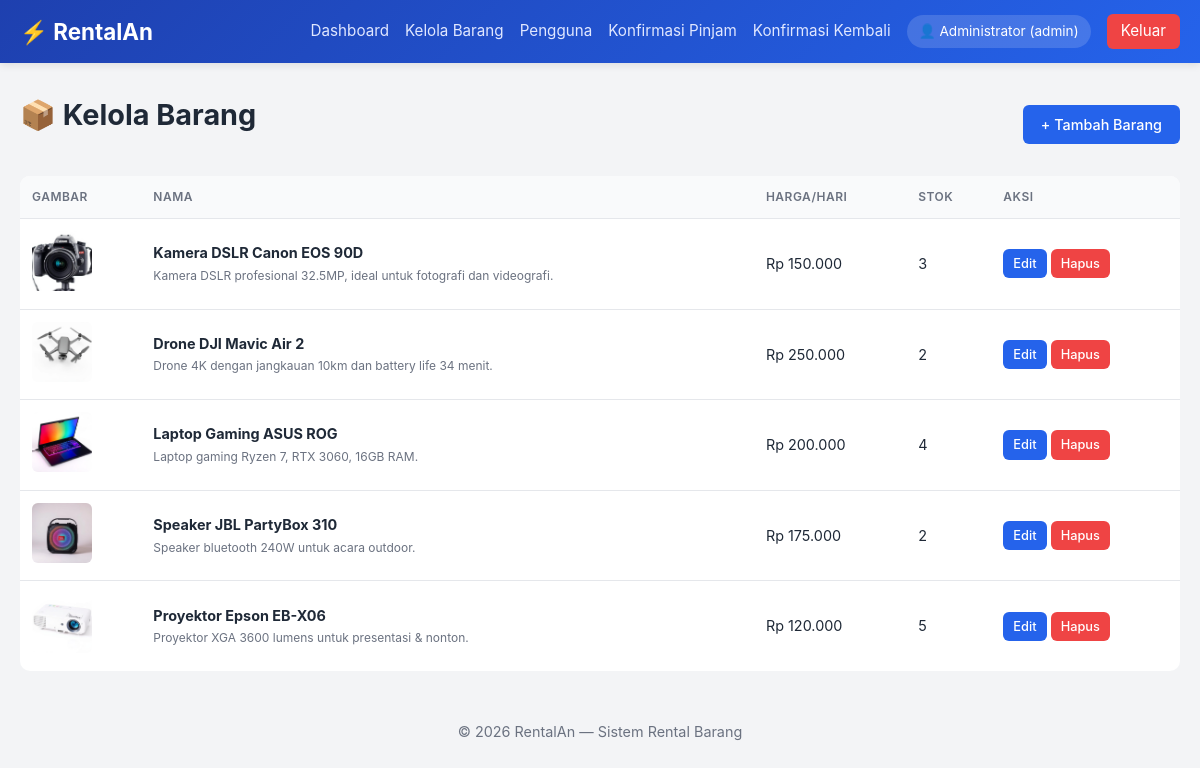
The page /admin/items.php (signed in) on the database its author committed.
### tables this page shows
CREATE TABLE IF NOT EXISTS items (
    id INT AUTO_INCREMENT PRIMARY KEY,
    name VARCHAR(150) NOT NULL,
    description TEXT,
    price_per_day DECIMAL(12,2) NOT NULL,
    stock INT NOT NULL DEFAULT 0,
    image VARCHAR(255),
    created_at TIMESTAMP DEFAULT CURRENT_TIMESTAMP
);

### includes/config.php (called while the page is built, shortened)
<?php
require_once __DIR__ . '/../classes/Item.php';
function baseUrl() {
    $script = $_SERVER['SCRIPT_NAME'];
    if (strpos($script, '/admin/') !== false || strpos($script, '/user/') !== false) {
        return '../';
    }
    return '';
}
function e($str) { return htmlspecialchars($str ?? '', ENT_QUOTES, 'UTF-8'); }
function rupiah($n) { return 'Rp ' . number_format((float)$n, 0, ',', '.'); }

### classes/Item.php (called while the page is built, shortened)
<?php
class Item {
    private $conn;
    private $table = 'items';
    public function __construct($db) {
        $this->conn = $db;
    }
    public function getAll() {
        return $this->conn->query("SELECT * FROM {$this->table} ORDER BY created_at DESC")->fetchAll();
    }
}

### admin/items.php (the view, shortened to what this page needs)
<?php
require_once __DIR__ . '/../includes/config.php';
$item = new Item($db);
$action = $_GET['action'] ?? 'list';
$editing = null;
$items = $item->getAll();
include __DIR__ . '/../includes/header.php';
?>
<div class="page-header">
  <h1>📦 Kelola Barang</h1>
  <?php if ($action === 'list'): ?><a href="?action=add" class="btn btn-primary">+ Tambah Barang</a><?php endif; ?>
</div>
<?php if ($action === 'add' || $action === 'edit'): ?>
  <div class="card">
    <h2><?= $editing ? 'Edit Barang' : 'Tambah Barang Baru' ?></h2>
    <form method="post" enctype="multipart/form-data" style="margin-top:14px">
      <?php if ($editing): ?>
        <input type="hidden" name="id" value="<?= $editing['id'] ?>">
        <input type="hidden" name="update" value="1">
      <?php else: ?>
        <input type="hidden" name="create" value="1">
      <?php endif; ?>
      <div class="form-group"><label>Nama Barang</label><input type="text" name="name" class="form-control" required value="<?= e($editing['name'] ?? '') ?>"></div>
      <div class="form-group"><label>Deskripsi</label><textarea name="description" class="form-control"><?= e($editing['description'] ?? '') ?></textarea></div>
      <div class="form-group"><label>Harga per Hari (Rp)</label><input type="number" name="price_per_day" class="form-control" required min="0" step="1000" value="<?= e($editing['price_per_day'] ?? '') ?>"></div>
      <div class="form-group"><label>Stok</label><input type="number" name="stock" class="form-control" required min="0" value="<?= e($editing['stock'] ?? '0') ?>"></div>
      <div class="form-group"><label>Gambar <?= $editing ? '(kosongkan jika tidak diubah)' : '' ?></label><input type="file" name="image" accept="image/*" class="form-control" <?= $editing ? '' : 'required' ?>>
        <?php if ($editing && $editing['image']): ?><img src="../<?= e($editing['image']) ?>" style="margin-top:10px;max-width:160px;border-radius:6px"><?php endif; ?>
      </div>
      <button class="btn btn-primary"><?= $editing ? 'Simpan Perubahan' : 'Tambah Barang' ?></button>
      <a href="items.php" class="btn btn-secondary">Batal</a>
    </form>
  </div>
<?php else: ?>
  <div class="table-wrap"><table class="table">
    <thead><tr><th>Gambar</th><th>Nama</th><th>Harga/Hari</th><th>Stok</th><th>Aksi</th></tr></thead>
    <tbody>
    <?php foreach ($items as $it): ?>
      <tr>
        <td><img src="../<?= e($it['image'] ?: 'assets/images/placeholder.png') ?>" style="width:60px;height:60px;object-fit:cover;border-radius:6px" onerror="this.src='../assets/images/placeholder.png'"></td>
        <td><b><?= e($it['name']) ?></b><br><small style="color:#6b7280"><?= e(mb_strimwidth($it['description'] ?? '', 0, 80, '...')) ?></small></td>
        <td><?= rupiah($it['price_per_day']) ?></td>
        <td><?= (int)$it['stock'] ?></td>
        <td>
          <a href="?action=edit&id=<?= $it['id'] ?>" class="btn btn-sm btn-primary">Edit</a>
          <a href="?action=delete&id=<?= $it['id'] ?>" class="btn btn-sm btn-danger" onclick="return confirm('Hapus barang ini?')">Hapus</a>
        </td>
      </tr>
    <?php endforeach; ?>
    </tbody>
  </table></div>
<?php endif; ?>
<?php include __DIR__ . '/../includes/footer.php'; ?>

### includes/header.php (shortened to what this page needs)
<?php
$base = baseUrl();
$role = $_SESSION['role'] ?? null;
?>
<!DOCTYPE html>
<html lang="id">
<head>
<link rel="stylesheet" href="<?= $base ?>assets/css/style.css">
</head>
<body>
<nav class="navbar">
  <div class="nav-container">
    <a href="<?= $base ?><?= $role === 'admin' ? 'admin/dashboard.php' : 'user/dashboard.php' ?>" class="logo">⚡ RentalAn</a>
    <?php if (isset($_SESSION['user_id'])): ?>
      <div class="nav-links">
        <?php if ($role === 'admin'): ?>
          <a href="<?= $base ?>admin/dashboard.php">Dashboard</a>
          <a href="<?= $base ?>admin/items.php">Kelola Barang</a>
          <a href="<?= $base ?>admin/users.php">Pengguna</a>
          <a href="<?= $base ?>admin/confirm_borrow.php">Konfirmasi Pinjam</a>
          <a href="<?= $base ?>admin/confirm_return.php">Konfirmasi Kembali</a>
        <?php else: ?>
          <a href="<?= $base ?>user/dashboard.php">Katalog</a>
          <a href="<?= $base ?>user/my_rentals.php">Peminjaman Saya</a>
          <a href="<?= $base ?>user/account.php">Akun</a>
        <?php endif; ?>
        <span class="user-badge">👤 <?= e($_SESSION['full_name']) ?> (<?= e($role) ?>)</span>
        <a href="<?= $base ?>logout.php" class="btn-logout">Keluar</a>
      </div>
    <?php endif; ?>
  </div>
</nav>
<main class="container">

### includes/footer.php
</main>
<footer class="footer">
  <p>&copy; <?= date('Y') ?> RentalAn — Sistem Rental Barang</p>
</footer>
</body>
</html>

### assets/css/style.css (style rules this page uses)
* { box-sizing: border-box; margin: 0; padding: 0; }
:root { --primary: #2563eb; --primary-dark: #1d4ed8; --bg: #f3f4f6; --card: #ffffff; --text: #1f2937; --muted: #6b7280; --border: #e5e7eb; --success: #10b981; --warning: #f59e0b; --danger: #ef4444; --radius: 10px; }
body { font-family: -apple-system, BlinkMacSystemFont, 'Segoe UI', Roboto, sans-serif; background: var(--bg); color: var(--text); line-height: 1.5; }
.navbar { background: linear-gradient(135deg, #1e40af, #2563eb); color: #fff; padding: 14px 0; box-shadow: 0 2px 8px rgba(0,0,0,.1); }
.nav-container { max-width: 1200px; margin: 0 auto; padding: 0 20px; display: flex; align-items: center; justify-content: space-between; flex-wrap: wrap; gap: 12px; }
.logo { color: #fff; font-size: 1.4rem; font-weight: 700; text-decoration: none; }
.nav-links { display: flex; align-items: center; gap: 16px; flex-wrap: wrap; }
.nav-links a { color: #e0e7ff; text-decoration: none; font-size: .95rem; }
.user-badge { background: rgba(255,255,255,.15); padding: 6px 12px; border-radius: 20px; font-size: .85rem; }
.btn-logout { background: #ef4444; padding: 6px 14px; border-radius: 6px; color: #fff !important; }
.container { max-width: 1200px; margin: 30px auto; padding: 0 20px; }
.footer { text-align: center; padding: 20px; color: var(--muted); font-size: .9rem; }
h1 { font-size: 1.8rem; margin-bottom: 20px; }
.btn { display: inline-block; padding: 9px 18px; border-radius: 6px; border: none; cursor: pointer; font-size: .9rem; text-decoration: none; font-weight: 500; transition: opacity .15s; }
.btn-primary { background: var(--primary); color: #fff; }
.btn-danger { background: var(--danger); color: #fff; }
.btn-sm { padding: 5px 10px; font-size: .8rem; }
.table { width: 100%; border-collapse: collapse; background: var(--card); border-radius: var(--radius); overflow: hidden; }
.table th, .table td { padding: 12px; text-align: left; border-bottom: 1px solid var(--border); font-size: .9rem; }
.table th { background: #f9fafb; font-weight: 600; color: var(--muted); text-transform: uppercase; font-size: .75rem; letter-spacing: .5px; }
.table tr:last-child td { border-bottom: none; }
.table-wrap { overflow-x: auto; }
.page-header { display:flex; justify-content:space-between; align-items:center; flex-wrap:wrap; gap:12px; margin-bottom:20px; }

### rows shown on the page
items: image (picture), name "Kamera DSLR Canon EOS 90D", description "Kamera DSLR profesional 32.5MP, ideal untuk fotografi dan videografi.", price_per_day "Rp 150.000", stock "3"
items: image (picture), name "Drone DJI Mavic Air 2", description "Drone 4K dengan jangkauan 10km dan battery life 34 menit.", price_per_day "Rp 250.000", stock "2"
items: image (picture), name "Laptop Gaming ASUS ROG", description "Laptop gaming Ryzen 7, RTX 3060, 16GB RAM.", price_per_day "Rp 200.000", stock "4"
items: image (picture), name "Speaker JBL PartyBox 310", description "Speaker bluetooth 240W untuk acara outdoor.", price_per_day "Rp 175.000", stock "2"
items: image (picture), name "Proyektor Epson EB-X06", description "Proyektor XGA 3600 lumens untuk presentasi & nonton.", price_per_day "Rp 120.000", stock "5"

### other values the page prints
$_SESSION['full_name'] "Administrator"
$role "admin"
